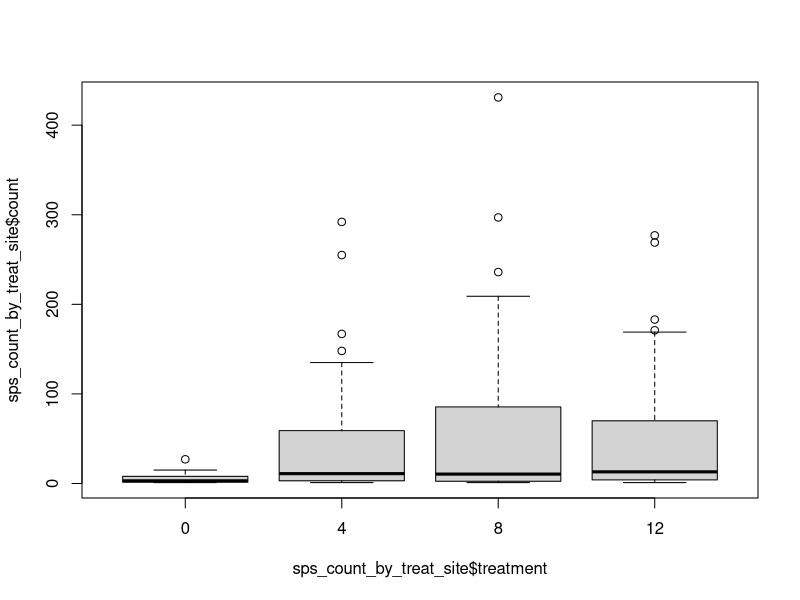
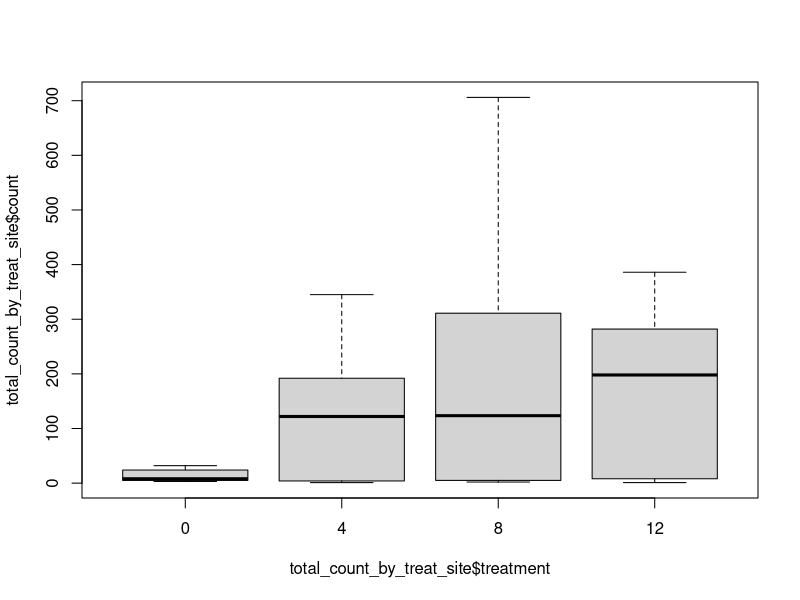
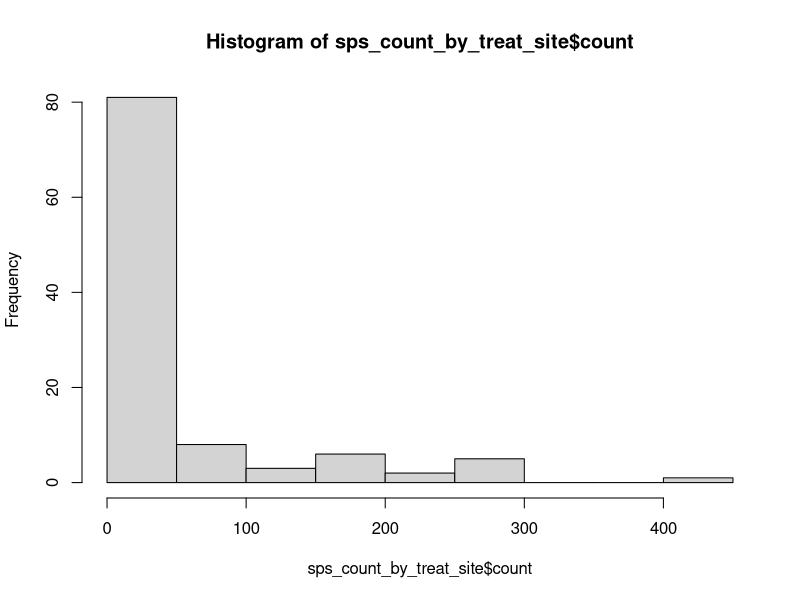
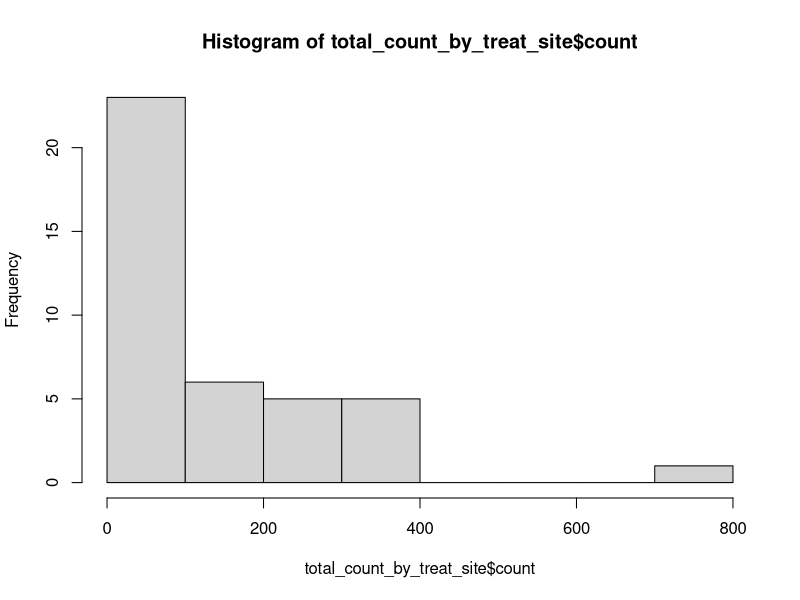
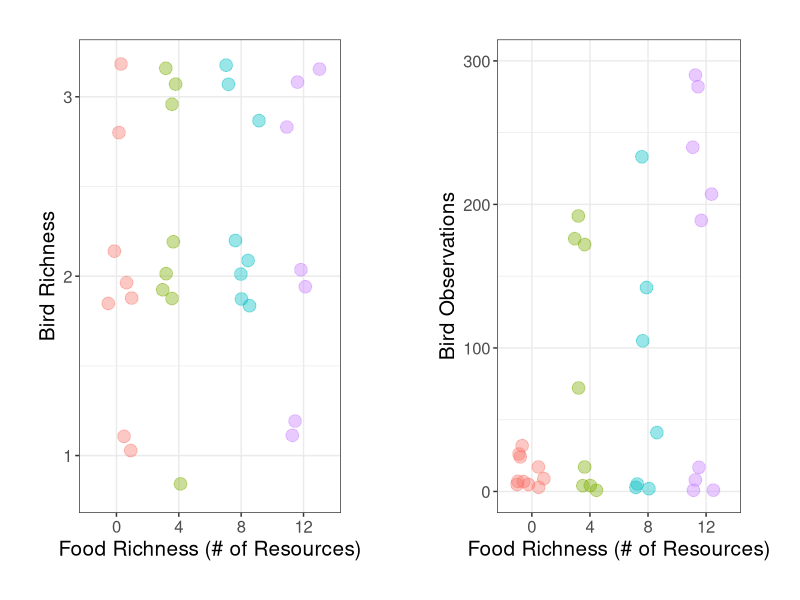

R code for these plots, in order:
##### JIMMY HOLDGRAFER ###########
##### SEED DISPERSAL PROJECT #####

# H01: as food diversity increases, bird diversity increases
# H02: as food diversity increases, bird abundance increases



####################
##### PACKAGES #####
####################
library(dplyr)
library(tidyverse)
library(lme4)





################
##### DATA #####
################
dat_og <- read.csv(file = "bird_data.csv",
                   header = TRUE)
head(dat_og)

# make date column 
# dat_og$date <- as.Date(with(dat_og, paste(year, month, day, sep = "-")), "%Y-%m-%d")

# remove unwanted columns
dat <- select(dat_og, -c("camera.card", "X", "notes", "photo.number"))
head(dat)

# remove NA's
clean_dat <- dat %>% 
  drop_na(species)
head(clean_dat)

# look to see what we have
unique(clean_dat$time)
unique(clean_dat$site)
unique(clean_dat$treatment)
unique(clean_dat$camera)
unique(clean_dat$species)
summary(clean_dat)

# make treatment factor
clean_dat$treatment <- as.factor(clean_dat$treatment)





##########################
##### SUMMARIZE DATA #####
##########################

### tables ###
# H1
# count of species by treatment
sps_count_by_treat <- clean_dat %>% 
  group_by(treatment, species) %>% 
  summarise(count = n())
sps_count_by_treat 


# count of individual species by treatment and site
sps_count_by_treat_site <- clean_dat %>% 
  group_by(treatment, site, species) %>% 
  summarise(count = n())
sps_count_by_treat_site



# H2
# total count of individuals by treatment
total_count_by_treat <- clean_dat %>% 
  group_by(treatment) %>% 
  summarise(count = n())
total_count_by_treat

# total count of individuals by treatment and site
total_count_by_treat_site <- clean_dat %>% 
  group_by(treatment, site) %>% 
  summarise(count = n())
total_count_by_treat_site
sum(total_count_by_treat_site$count)

### figs ###
plot(sps_count_by_treat_site$count ~ sps_count_by_treat_site$treatment, type = "l")
plot(total_count_by_treat_site$count ~ total_count_by_treat_site$treatment, type = "l")

# check dist of data
hist(sps_count_by_treat_site$count)
hist(total_count_by_treat_site$count)

####################
##### ANALYSES #####
####################

richness <- sps_count_by_treat_site %>% 
        group_by(treatment,site) %>% 
        summarise(richness = n())


rich_mean <- richness %>% 
        group_by(treatment) %>% 
	      summarise(MEAN = mean(richness), SD = sd(richness)) %>% 
	      mutate(SE = SD/(sqrt(10)))

### effect of food diversity (ie treatment) on bird abundance ###
summary(aov(data = richness, formula = richness ~ treatment))
TukeyHSD(aov(data = richness, formula = richness ~ treatment))

summary(aov(data = total_count_by_treat_site, formula = count ~ treatment))
TukeyHSD(aov(data = total_count_by_treat_site, formula = count ~ treatment))

bird_abund <- ggplot(data = total_count_by_treat_site, 
       aes(x = treatment, y = count, color = treatment)) +
  geom_jitter(alpha = 0.4, size = 4, 
              width = 0.3, height = 0.2) +
  ylab("Bird Observations") + 
  xlab("Food Richness (# of Resources)")+
  theme_bw()+
  theme(text = element_text(size = 15))+
  theme(legend.position = "none")+
  scale_y_continuous(limits = c(0,300), breaks = c(0,100,200,300))+
  theme(plot.margin = unit(c(1,1.5,1,1), "cm"))

bird_rich <- ggplot(data = richness, 
       aes(x = treatment, y = richness, color = treatment)) +
  geom_jitter(alpha = 0.4, size = 4, 
              width = 0.3, height = 0.2) +
  ylab("Bird Richness") + 
  xlab("Food Richness (# of Resources)")+
  theme_bw()+
  theme(text = element_text(size = 15))+
  theme(legend.position = "none")+
  scale_y_continuous(limits = c(0.8,3.2),
                     breaks = c(1,2,3))+
  theme(plot.margin = unit(c(1,1.5,1,1), "cm"))


library(ggpubr)
library(cowplot)
library(gridExtra)

labs <- c("a","b")
grid.arrange(bird_rich, bird_abund, nrow = 1)


fit <- glmer.nb(count ~ treatment + (1 | site), 
                data = sps_count_by_treat_site,
                family = "quasipoisson")
summary(fit)
fit <- glm(count ~ treatment, 
                data = sps_count_by_treat_site,
                family = "quasipoisson")
summary(fit)
fit <- glmer.nb(count ~ treatment + (1 | site) + (1 | species), 
                data = sps_count_by_treat_site)
summary(fit)
